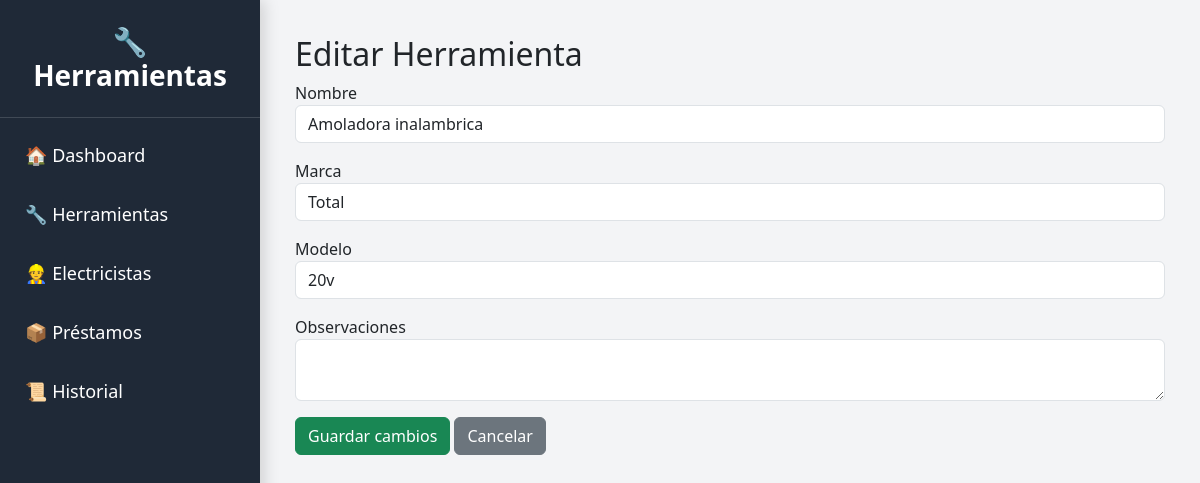
/herramientas/editar/1, run on the app's committed database.
### models.py (models this page shows)
class Herramienta(db.Model):
    __tablename__ = "herramientas"
    id = db.Column(db.Integer, primary_key=True)
    nombre = db.Column(db.String(100), nullable=False)
    marca = db.Column(db.String(100), nullable=False)
    modelo = db.Column(db.String(100))
    estado = db.Column(
        db.String(30),
        default="Disponible"
    )
    observaciones = db.Column(db.Text)

### routes/herramientas.py (the view, shortened to what this page needs)
@herramientas_bp.route("/herramientas/editar/<int:id>", methods=["GET", "POST"])
def editar(id):
    herramienta = Herramienta.query.get_or_404(id)
    return render_template(
        "editar_herramienta.html",
        herramienta=herramienta
    )

### templates/editar_herramienta.html
{% extends "base.html" %}
{% block contenido %}
<h2>Editar Herramienta</h2>
<form method="POST">
<div class="mb-3">
<label>Nombre</label>
<input
class="form-control"
name="nombre"
value="{{ herramienta.nombre }}"
required>
</div>
<div class="mb-3">
<label>Marca</label>
<input
class="form-control"
name="marca"
value="{{ herramienta.marca }}"
required>
</div>
<div class="mb-3">
<label>Modelo</label>
<input
class="form-control"
name="modelo"
value="{{ herramienta.modelo }}">
</div>
<div class="mb-3">
<label>Observaciones</label>
<textarea
class="form-control"
name="observaciones">{{ herramienta.observaciones }}</textarea>
</div>
<button class="btn btn-success">
Guardar cambios
</button>
<a href="/herramientas"
class="btn btn-secondary">
Cancelar
</a>
</form>
{% endblock %}

### templates/base.html (style rules this page uses)
body { overflow-x:hidden; background:#f3f4f6; font-family:Segoe UI, Arial, sans-serif; }

### data on the page
Herramienta: nombre "Amoladora inalambrica", marca "Total", modelo "20v"
